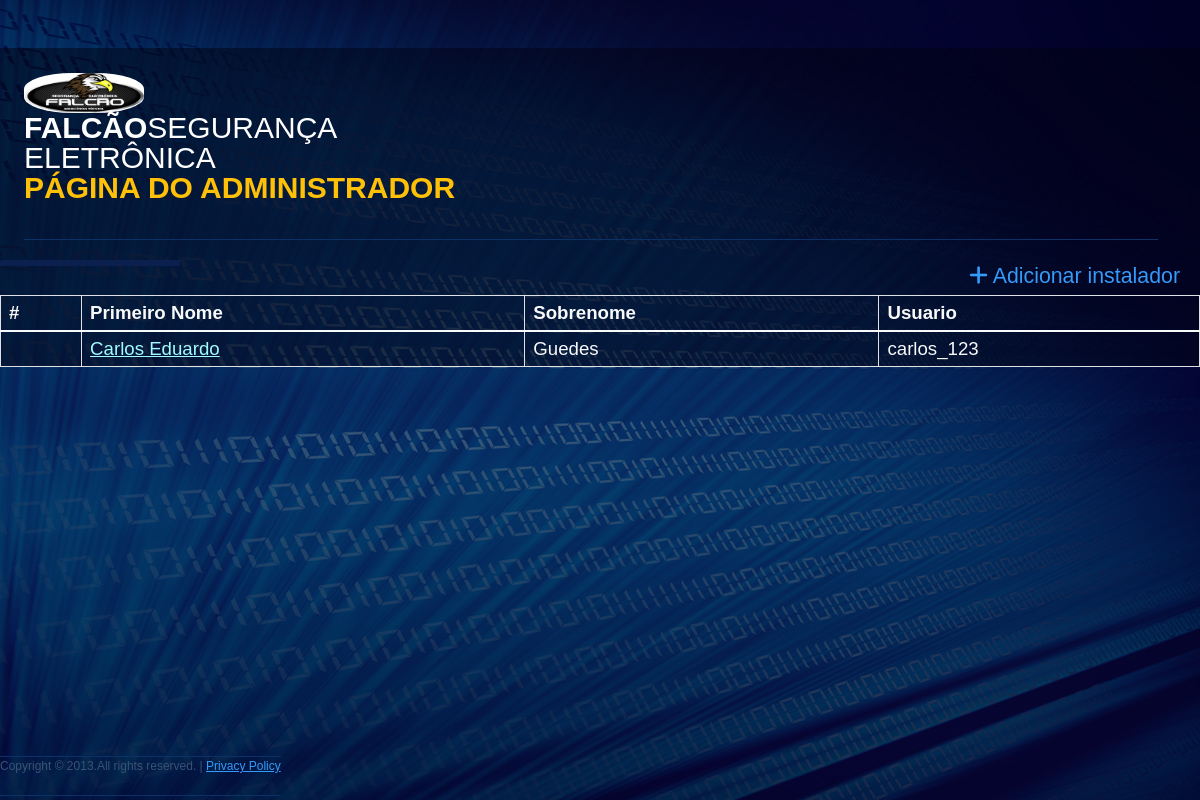
The app's page /adm/instaladores with its own data.
### accounts/models.py (models this page shows, shortened)
class instalador(models.Model):
    usuario=models.OneToOneField(User, on_delete=models.CASCADE)
    cep=models.CharField(max_length=255)
    cidade=models.CharField(max_length=255)
    uf=models.CharField(max_length=2)
    divida=models.FloatField(default=0)
    total_vendido=models.FloatField(default=0)
    total_av=models.FloatField(default=0)

### administrador/views.py (the view)
# urls.py: path('adm/instaladores',instaladores,name='instaladores'),
def instaladores(request):
    data={}
    data['instaladores']=instalador.objects.all().order_by("usuario")
    return render(request,'../../administrador/templates/instaladores.html', data)

### administrador/templates/instaladores.html
{% extends 'base_adm.html' %}
{% load static %}
{% block content %}
<div class="top2">
   <div class="menu_top">
    <ul id="menu_top" class="clearfix">
      <li><a href="{% url 'accounts:cadastro' %}" style="font-size: 16pt;"><i class="fa-sharp fa-solid fa-plus"></i> Adicionar instalador</a></li>
    </ul>
   </div>
</div>
<table class="table table-bordered text-light" style="font-size: 14pt;">
  <thead>
    <tr>
      <h5><th scope="col">#</th></h5>
      <h5><th scope="col">Primeiro Nome</th></h5>
      <h5><th scope="col">Sobrenome</th></h5>
      <h5><h5><th scope="col">Usuario</th></h5></h5>
    </tr>
  </thead>
{% for instalador in instaladores %}
  <tbody>
    <tr>
      <h5><th scope="row">{{i}}</th></h5>
      <h5><td><a href="{% url 'administrador:perfis' id=instalador.id%}">{{instalador.usuario.first_name}}</a></td></h5>
      <h5><td>{{instalador.usuario.last_name}}</td></h5>
      <h5><td>{{instalador.usuario}}</td></h5>
    </tr>
  </tbody>
{% endfor %}
</table>
{% endblock %}

### accounts/static/css/style.css (style rules this page uses)
* { font-family: 'Lucida Sans', 'Lucida Sans Regular', 'Lucida Grande', 'Lucida Sans Unicode', Geneva, Verdana, sans-serif; }
body { margin: 0; font-family: Arial, Helvetica, sans-serif; }

### accounts/static/css/login.css (style rules this page uses)
* { margin: 0; padding: 0; box-sizing: border-box; font-family: 'Poppins', sans-serif; }
body { max-width: 100%; background-image: url("../../accounts/static/img/bg1.jpg"); margin: 0 auto; position: relative; z-index: 2; }

### accounts/static/css/carrousel.css (style rules this page uses)
body { padding-top: 3rem; padding-bottom: 3rem; color: #5a5a5a; }

### accounts/static/css/supersized.core.css (style rules this page uses)
* { margin:0; padding:0; }
body { background:#111; height:100%; }

### accounts/static/css/style2.css (style rules this page uses)
a { color:#a1fcff; text-decoration: underline; outline:none }
body { background:#010125; border:0; font: 12px Arial, Helvetica, sans-serif; color:#96a2b3 ; line-height:18px; min-width:320px; padding-top: 25px; }
.top2 { float: right; }
.menu_top { display:inline-block; position: relative; z-index:10; text-align:center; white-space:nowrap; padding-top: 5px; padding-bottom: 5px; }
#menu_top { list-style: none; display:inline-block; white-space:nowrap; padding: 0; margin: 0; }
#menu_top > li { list-style: none; display: inline-block; height:20px; line-height: 20px; padding-left: 1px; position:relative; float:left; white-space:nowrap; background: url(../images/marker0.png) left center no-repeat; }
#menu_top > li:first-child { background: none; }
#menu_top > li > a { display:block; height:100%; text-decoration:none; position:relative; color: #369af8; padding: 0 20px; }
h5 { display: inline-block; font-weight: bold; color:#fff; padding:3px 10px; margin: 0px 0px 10px 0px; font-size: 14px; line-height: 18px; background: #0b204e; }

### records on screen
instalador: usuario.first_name "Carlos Eduardo", usuario.last_name "Guedes", usuario "carlos_123"
